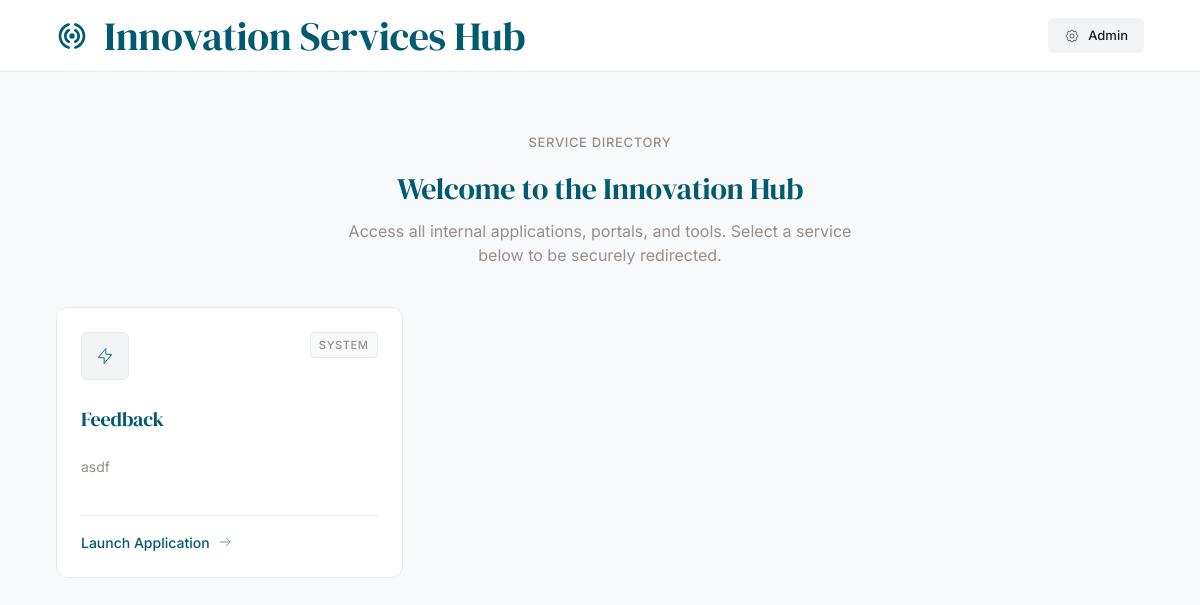
Before: / with the older database file.
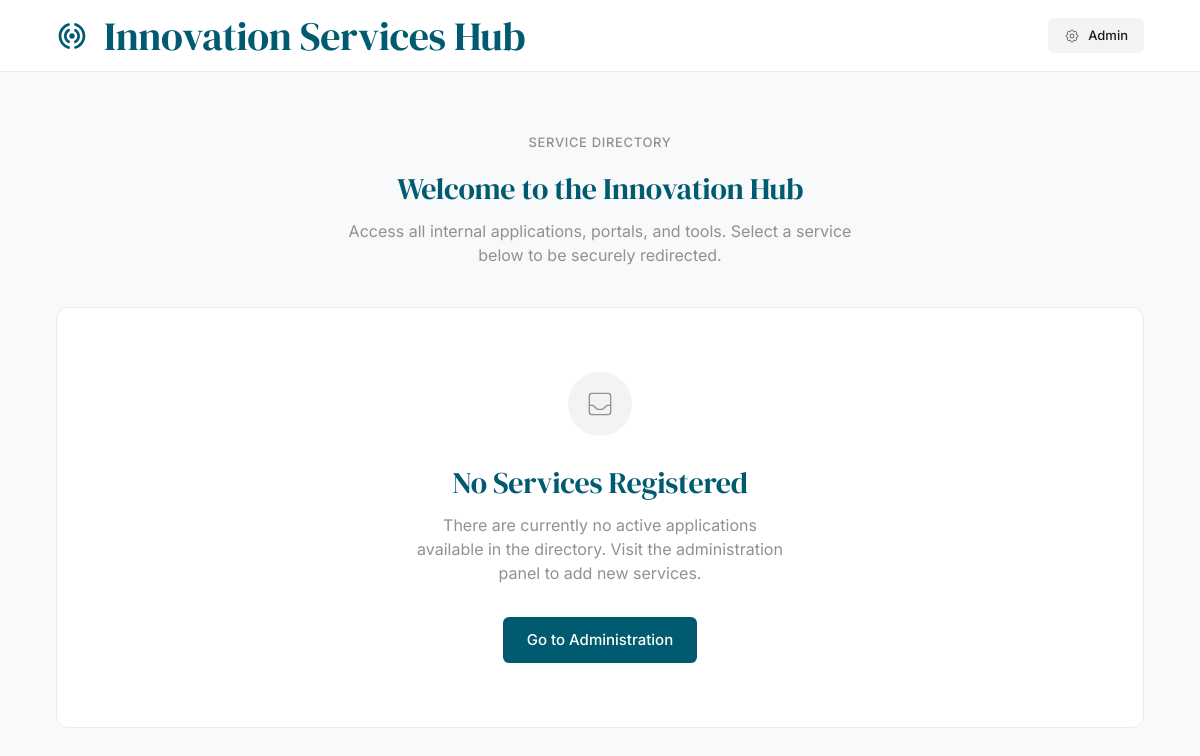
After: the same page with the newer database file.
### main.py (models this page shows)
class ServiceLink(Base):
    __tablename__ = "services"
    id = Column(Integer, primary_key=True, index=True)
    name = Column(String, index=True)
    description = Column(String)
    url = Column(String)
    icon_svg = Column(Text)
    color = Column(String)

### main.py (the view)
@app.get("/", response_class=HTMLResponse)
async def read_home(request: Request, db: Session = Depends(get_db)):
    services = db.query(ServiceLink).all()
    return templates.TemplateResponse(request=request, name="index.html", context={"services": services})

### templates/index.html
{% extends "base.html" %}
{% block content %}
<div style="margin-bottom: 2.5rem;">
    <p class="metadata" style="text-align: center;">Service Directory</p>
    <h2 class="mt-1" style="text-align: center;">Welcome to the Innovation Hub</h2>
    <p class="body-text mt-2"
        style="margin-left: auto; margin-right: auto; text-align: center; max-width: 32rem; color: var(--brand-rosy);">
        Access all
        internal applications,
        portals, and tools. Select a service below to be securely redirected.</p>
</div>
{% if services %}
<div style="display: grid; grid-template-columns: repeat(auto-fill, minmax(300px, 1fr)); gap: 1.5rem;">
    {% for service in services %}
    <a href="{{ service.url }}" class="card card-hover"
        style="text-decoration: none; display: flex; flex-direction: column; padding: 1.5rem;">
        <div style="display: flex; align-items: start; justify-content: space-between; margin-bottom: 1.5rem;">
            <div
                style="width: 3rem; height: 3rem; border-radius: var(--radius-btn); background: var(--bg-inner); display: flex; align-items: center; justify-content: center; color: {{ service.color }}; border: 1px solid var(--border-line);">
                {% if service.icon_svg %}
                {{ service.icon_svg | safe }}
                {% else %}
                <svg class="icon" viewBox="0 0 24 24">
                    <path d="M13 10V3L4 14h7v7l9-11h-7z" />
                </svg>
                {% endif %}
            </div>
            <div class="metadata"
                style="background: var(--bg-canvas); padding: 0.25rem 0.5rem; border-radius: 4px; border: 1px solid var(--border-line); font-size: 0.7rem;">
                System
            </div>
        </div>
        <h3 style="font-size: 1.25rem; margin-bottom: 0.5rem;">{{ service.name }}</h3>
        <p class="body-text" style="font-size: 0.875rem; color: var(--brand-rosy); flex-grow: 1;">{{ service.description
            }}</p>
        <div
            style="margin-top: 1.5rem; padding-top: 1rem; border-top: 1px solid var(--border-line); display: flex; align-items: center; gap: 0.5rem; color: var(--brand-teal); font-weight: 500; font-size: 0.875rem;">
            <span>Launch Application</span>
            <svg class="icon" viewBox="0 0 24 24" style="width: 14px; height: 14px;">
                <path d="M14 5l7 7m0 0l-7 7m7-7H3" />
            </svg>
        </div>
    </a>
    {% endfor %}
</div>
{% else %}
<div class="card" style="text-align: center; padding: 4rem 2rem;">
    <div
        style="width: 4rem; height: 4rem; margin: 0 auto 1.5rem; background: var(--bg-inner); border-radius: 50%; display: flex; align-items: center; justify-content: center; color: var(--brand-rosy);">
        <svg class="icon" viewBox="0 0 24 24" style="width: 2rem; height: 2rem;">
            <path
                d="M20 13V6a2 2 0 00-2-2H6a2 2 0 00-2 2v7m16 0v5a2 2 0 01-2 2H6a2 2 0 01-2-2v-5m16 0h-2.586a1 1 0 00-.707.293l-2.414 2.414a1 1 0 01-.707.293h-3.172a1 1 0 01-.707-.293l-2.414-2.414A1 1 0 006.586 13H4" />
        </svg>
    </div>
    <h2 style="text-align: center;">No Services Registered</h2>
    <p class="body-text mt-2"
        style="max-width: 24rem; margin-left: auto; margin-right: auto; color: var(--brand-rosy);">There are currently
        no active applications available in the directory. Visit the administration panel to add new services.</p>
    <div class="mt-8">
        <a href="admin" class="btn btn-primary">Go to Administration</a>
    </div>
</div>
{% endif %}
{% endblock %}

Changed rows visible on the page:
removed ServiceLink: name "Feedback", description "asdf"
Other visible differences:
text now shown: "No Services Registered There are currently no active applications available in the directory. Visit the administration panel to add new services. Go to Administration"
